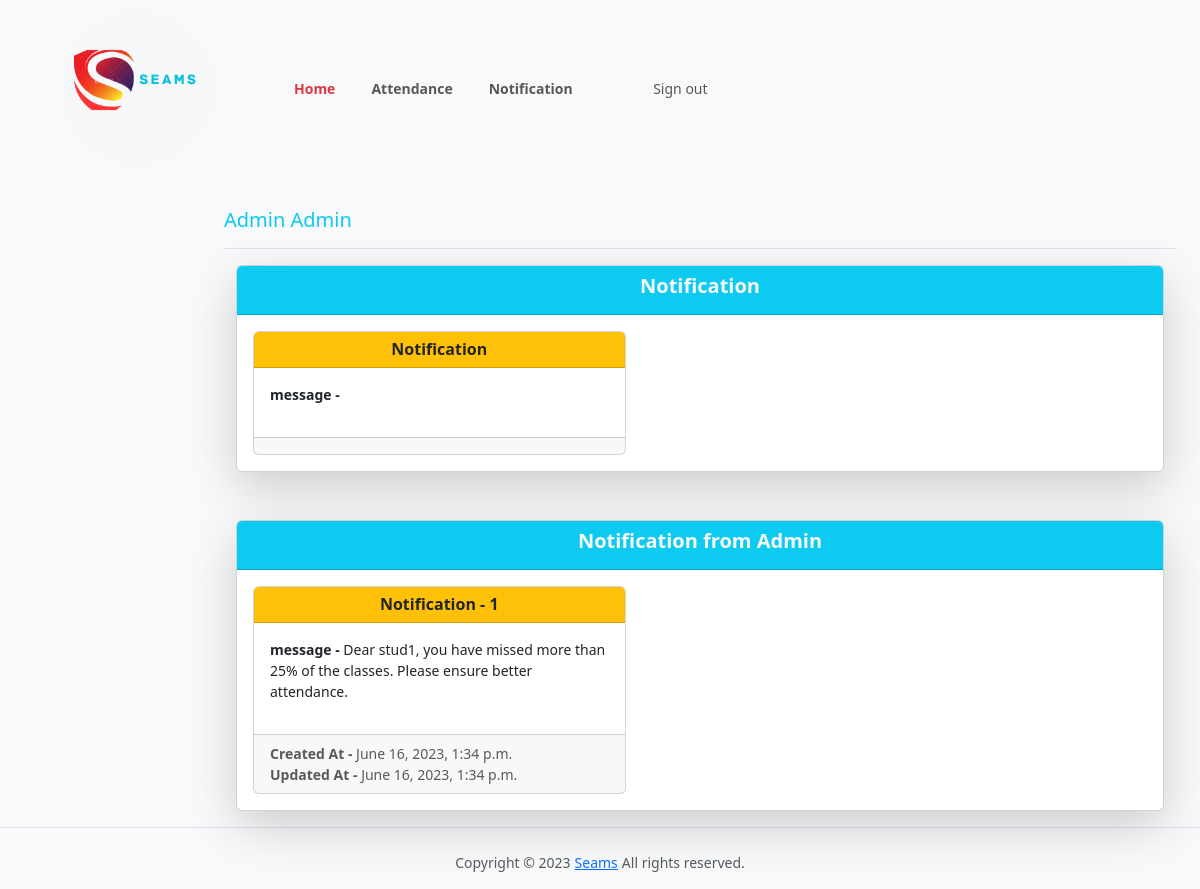
The app's page /student/01_BSC-B1_20/notification (signed in) with its own data.
### samsApp/models.py (models this page shows, shortened)
class User(AbstractBaseUser, PermissionsMixin):
    email = models.EmailField(unique=True)
    first_name = models.CharField(max_length=30)
    last_name = models.CharField(max_length=30)
    is_active = models.BooleanField(default=True)
    is_teacher = models.BooleanField(default=False)
    is_student = models.BooleanField(default=False)
    is_admin = models.BooleanField(default=False)
    approved = models.BooleanField(_('Approved'), default = False)
    is_staff = models.BooleanField(default=False)
    is_superuser = models.BooleanField(default=False)
    objects = UserManager()
    USERNAME_FIELD = 'email'
    REQUIRED_FIELDS = ['first_name', 'last_name']

class SNotification(models.Model):
    student = models.ForeignKey(Student, on_delete=models.CASCADE)
    course = models.ForeignKey(Course, on_delete=models.CASCADE)
    message = models.TextField()
    created_at = models.DateTimeField(auto_now_add=True)
    updated_at = models.DateTimeField(auto_now=True)
    @property
    def notify_students(self):
        stud = Student.objects.get(USN=self.student)
        cr = Course.objects.get(name=self.course)
        total_class = Attendance.objects.filter(course=cr, student=stud).count()
        att_class = Attendance.objects.filter(course=cr, student=stud, status='True').count()
        attendance_percentage = (att_class / total_class) * 100
        if attendance_percentage < 75:
            message = f"Dear {self.student.user.first_name}, you have missed more than {25}% of the classes. Please ensure better attendance."
        return message

class Student(models.Model):
    user = models.OneToOneField(User, on_delete=models.CASCADE)
    class_id = models.ForeignKey(Class, on_delete=models.CASCADE, null=True)
    USN = models.CharField(primary_key='True', max_length=100)
    gender = models.CharField(max_length=50, choices=gender_choice)
    date_of_birth = models.DateField(null=True)
    batch = models.CharField(max_length=50, default='B1')
    def __str__(self):
        return self.USN

class Course(models.Model):
    dept = models.ForeignKey(Dept, on_delete=models.CASCADE)
    id = models.CharField(primary_key=True, max_length=50)
    name = models.CharField(max_length=50)
    shortname = models.CharField(max_length=50)
    def __str__(self):
        return self.name

### samsApp/views.py (the view)
# urls.py: path('student/<slug:student_id>/notification', views.student_notification, name='student_notification_url'),
@login_required()
def student_notification(request, student_id):
    stud = Student.objects.get(USN=student_id)
    ass_list = Assign.objects.filter(class_id_id=stud.class_id)
    att_list = []
    for ass in ass_list:
        try:
            a = SNotification.objects.get(student=stud, course=ass.course )
        except SNotification.DoesNotExist:
            a = SNotification(student=stud, course=ass.course)
            a.save()
        att_list.append(a)
    return render(request, 'student_notification.html', {'studentNote':att_list})

### samsApp/templates/student_notification.html (shortened to what this page needs)
{% load static %}
{% load avatar_tags %}
{% include "header.html" %}
{% include "student_header.html" %}
<div class="container-fluid">
  <div class="row py-3">
    <div class="col d-flex justify-content-end">
    </div>
<main class="col-md-9 ms-sm-auto col-lg-10 px-md-4">
  <div class=" pt-3 pb-2 mb-3 border-bottom">
    <h1 class="h5 text-info text-capitalize">{{ request.user.first_name }} {{ request.user.last_name }}</h1>
  </div>
  <div class="container-fluid">
    <div class="row g-5">
        <div class="col-12">
          <div class="card shadow-lg">
            <div class="card-header bg-info">
              <h3 class=" h5 text-light text-center fw-bold">
                Notification</h3>
            </div>
              <div class="card-body">
                <div class="card col-5">
                  <h5 class=" h6 card-header text-center bg-warning text-dark fw-bold">Notification </h5>
                  <div class="card-body">
                    <p>
                     <span class="fw-bold "> message - </span>
                    </p>
                  </div>
                  <div class="card-footer text-muted">
                  </div>
                </div>
              </div>
          </div>
        </div>
        <div class="col-12">
          <div class="card shadow-lg">
            <div class="card-header bg-info">
              <h3 class=" h5 text-light text-center fw-bold">
                Notification from Admin</h3>
            </div>
            {% for a in studentNote %}
              <div class="card-body">
                <div class="card col-5">
                  <h5 class=" h6 card-header text-center bg-warning text-dark fw-bold">Notification - {{a.id}}</h5>
                  <div class="card-body">
                    <p>
                     <span class="fw-bold "> message - </span>  {{a.notify_students}}
                    </p>
                  </div>
                  <div class="card-footer text-muted">
                    <div>  <span class="fw-bold "> Created At -  </span>{{a.created_at}}</div>
                    <div>  <span class="fw-bold "> Updated At - </span> {{a.updated_at}}</div>
                  </div>
                  {% empty %}
                        <p>student has no notification form admin</p>
                  {% endfor %}
                </div>
              </div>
          </div>
        </div>
    </div>
</div>
</main>
</div>
</div>
{% include "footer.html" %}

### samsApp/static/styles.css (style rules this page uses)
body { font-size: .875rem; }

### records on screen
User: user.first_name "Admin", user.last_name "Admin"
SNotification: id "1", notify_students "Dear stud1, you have missed more than 25% of the classes. Please ensure better attendance.", created_at "June 16, 2023, 1:34 p.m.", updated_at "June 16, 2023, 1:34 p.m."
